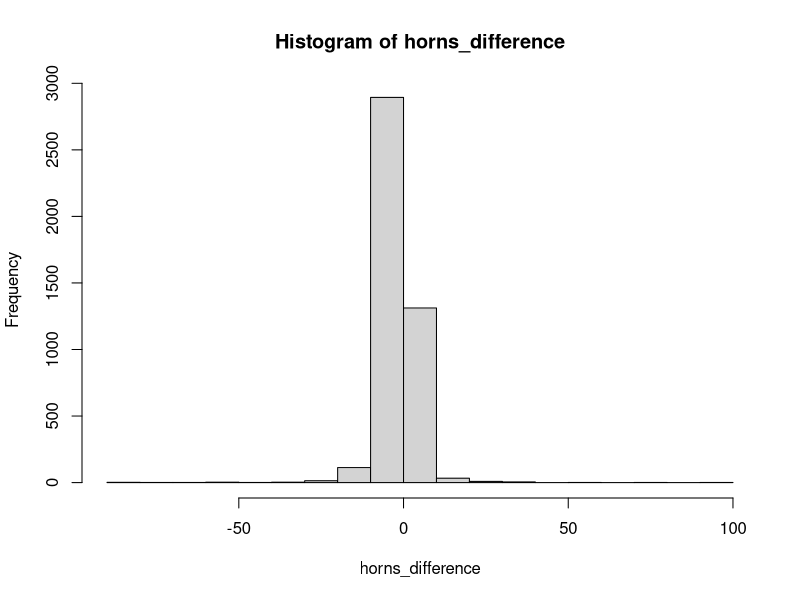
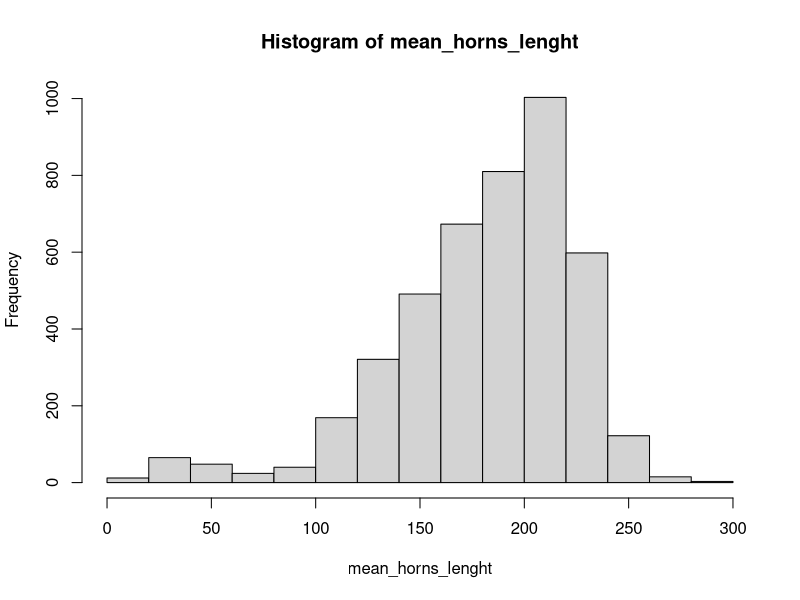
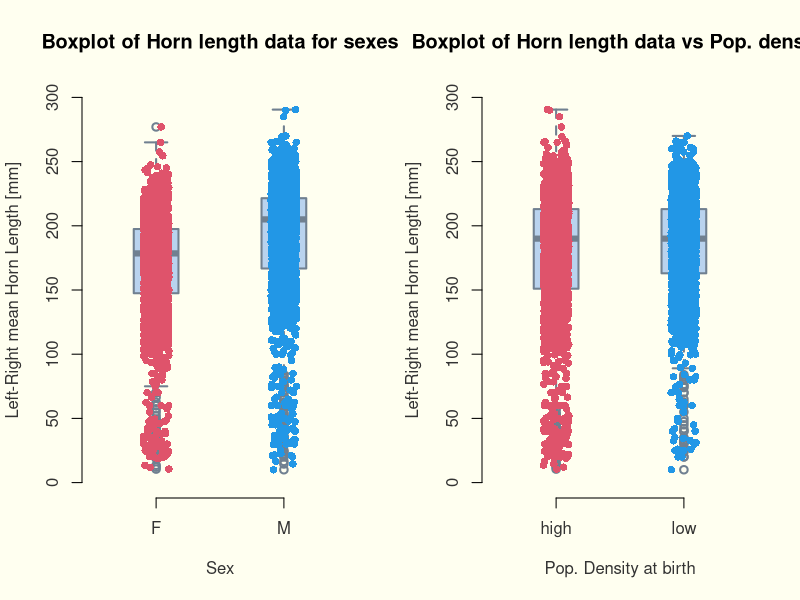
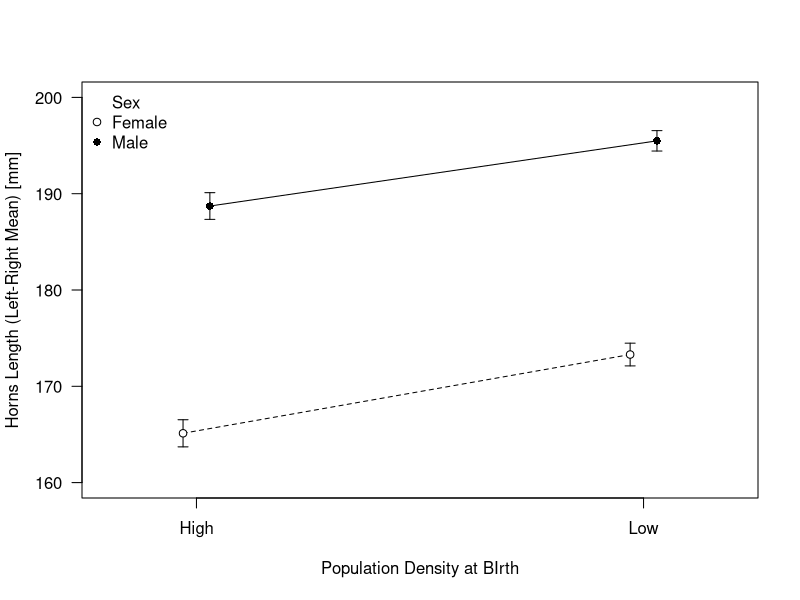
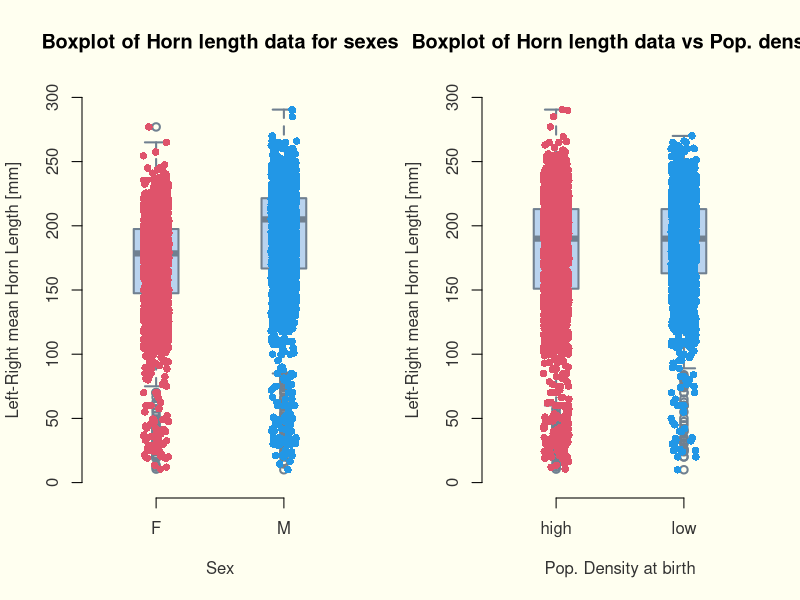
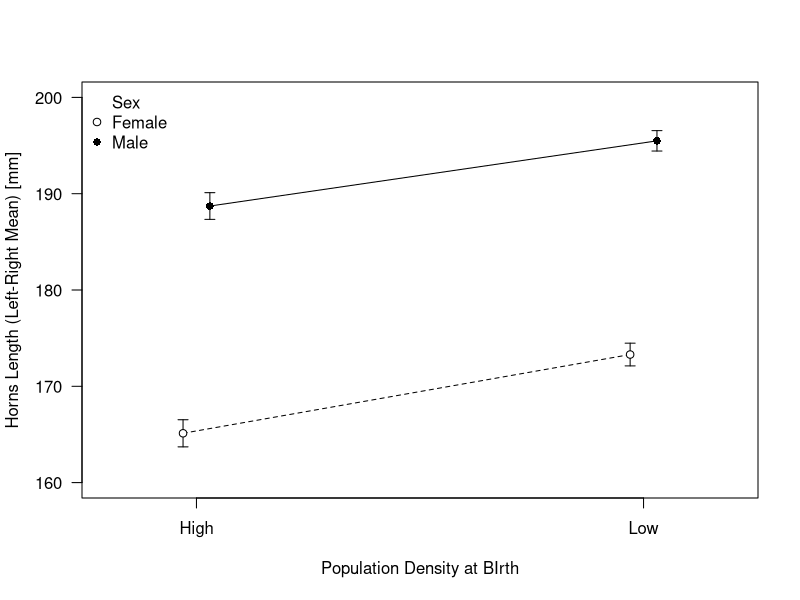

Generate these figures, in order, with R:
################################################################################
################################################################################
#
# DATASET INTRODUCTION AS USUAL
#
################################################################################
################################################################################

dat = read.table("exam2022_part2.txt", header=T) 
head(dat)
names(dat)
View(dat)
str(dat)
dat = na.omit(dat)

################################################################################
# VARIABLES ADJUSTING AND CHECKING
################################################################################

sex = as.factor(dat$sex)
density = as.factor(dat$density)
#plot(dat)
horns_difference = dat$hornL - dat$hornR
hist(horns_difference)
mean_horns_lenght = (dat$hornL + dat$hornR)/2
hist(mean_horns_lenght)

################################################################################
# TOWARDS 2-WAY ANOVA: LOOKING AT BOXPLOTS
################################################################################

oldpar = par(no.readonly = TRUE)


par(mfrow=c(1,2))
par(bg = "ivory")
boxplot(mean_horns_lenght~sex, xlab="Sex", ylim = c(0, 300),
        ylab="Left-Right mean Horn Length [mm]",boxwex=0.35, main = "Boxplot of Horn length data for sexes", lwd = 2, border= "slategrey", # colour of the box borders
        col = "slategray2", # colour of the inside of the boxes
        col.axis = 'grey20', # colour of the axis numbers 
        col.lab = 'grey20', # colour of the axis labels
        frame = F)
stripchart(mean_horns_lenght~sex,
           method = "jitter",  main = "method = 'jitter', jitter = 0.2",
           pch = 16, # specify the type of point to use
           cex = 1,
           col = c(2,4),
           vertical = TRUE, 
           add = TRUE)
# at = c(0.75,1.75)

boxplot(mean_horns_lenght~density, xlab="Pop. Density at birth", ylim = c(0, 300),
        ylab="Left-Right mean Horn Length [mm]",boxwex=0.35, main = "Boxplot of Horn length data vs Pop. density", lwd = 2, border= "slategrey", # colour of the box borders
        col = "slategray2", # colour of the inside of the boxes
        col.axis = 'grey20', # colour of the axis numbers 
        col.lab = 'grey20', # colour of the axis labels
        frame = F)
stripchart(mean_horns_lenght~density,
           method = "jitter",  main = "method = 'jitter', jitter = 0.2",
           pch = 16, # specify the type of point to use
           cex = 1,
           col = c(2,4),
           vertical = TRUE, 
           add = TRUE)
# at = c(0.75,1.75)

par(oldpar)

################################################################################
# STARTING THE FIRST 2-WAY ANOVA FOR HORNS LENGTH
################################################################################

means = tapply(mean_horns_lenght, list(sex, density), mean)
ses = tapply(mean_horns_lenght,
             list(sex, density),
             function(x) sd(x)/sqrt(sum(!is.na(x))))
means
ses

plot(c(0.97, 1.03), means[,1], ylim=c(160, 200), xlim=c(0.8, 2.2),
     xlab="Population Density at BIrth",
     ylab="Horns Length (Left-Right Mean) [mm]",
     xaxt="n", las=1, pch=c(21,16), col="white")
axis(1, 1:2, labels=c("High", "Low"))
arrows(c(0.97,1.03), means[,1]-ses[,1], c(0.97,1.03),
       means[,1]+ses[,1], length=0.05, angle=90, code=3)
arrows(c(1.97,2.03), means[,2]-ses[,2], c(1.97,2.03),
       means[,2]+ses[,2], length=0.05, angle=90, code=3)
segments(0.97, means[1,1], 1.97, means[1,2], lty=2)
segments(1.03, means[2,1], 2.03, means[2,2])
points(c(0.97, 1.03), means[,1], pch=c(21,16), bg="white")
points(c(1.97, 2.03), means[,2], pch=c(21, 16), bg="white")
legend("topleft", c("Sex", "Female", "Male"),
       bty="n", pch=c(NA,21,16))

m = lm(mean_horns_lenght~sex*density)
anova(m)
summary(m)
colMeans(means)
rowMeans(means)

m2 = lm(mean_horns_lenght~sex*density - sex:density)
anova(m2)
summary(m2)
colMeans(means)
rowMeans(means)

################################################################################
# SECOND 2-WAY ANOVA FOR BODY MASS
################################################################################

################################
# BOXPLOTS
################################

oldpar = par(no.readonly = TRUE)


par(mfrow=c(1,2))
par(bg = "ivory")
boxplot(mean_horns_lenght~sex, data = dat, xlab="Sex", ylim = c(0, 300),
        ylab="Left-Right mean Horn Length [mm]",boxwex=0.35, main = "Boxplot of Horn length data for sexes", lwd = 2, border= "slategrey", # colour of the box borders
        col = "slategray2", # colour of the inside of the boxes
        col.axis = 'grey20', # colour of the axis numbers 
        col.lab = 'grey20', # colour of the axis labels
        frame = F)
stripchart(mean_horns_lenght~sex,
           data = dat,
           method = "jitter",  main = "method = 'jitter', jitter = 0.2",
           pch = 16, # specify the type of point to use
           cex = 1,
           col = c(2,4),
           vertical = TRUE, 
           add = TRUE)
# at = c(0.75,1.75)

boxplot(mean_horns_lenght~density, data = dat, xlab="Pop. Density at birth", ylim = c(0, 300),
        ylab="Left-Right mean Horn Length [mm]",boxwex=0.35, main = "Boxplot of Horn length data vs Pop. density", lwd = 2, border= "slategrey", # colour of the box borders
        col = "slategray2", # colour of the inside of the boxes
        col.axis = 'grey20', # colour of the axis numbers 
        col.lab = 'grey20', # colour of the axis labels
        frame = F)
stripchart(mean_horns_lenght~density,
           data = dat,
           method = "jitter",  main = "method = 'jitter', jitter = 0.2",
           pch = 16, # specify the type of point to use
           cex = 1,
           col = c(2,4),
           vertical = TRUE, 
           add = TRUE)
# at = c(0.75,1.75)

par(oldpar)

################################
# 2-WAY ANOVA 
################################

means = tapply(mean_horns_lenght, list(sex, density), mean)
ses = tapply(mean_horns_lenght,
             list(sex, density),
             function(x) sd(x)/sqrt(sum(!is.na(x))))
means
ses

plot(c(0.97, 1.03), means[,1], ylim=c(160, 200), xlim=c(0.8, 2.2),
     xlab="Population Density at BIrth",
     ylab="Horns Length (Left-Right Mean) [mm]",
     xaxt="n", las=1, pch=c(21,16), col="white")
axis(1, 1:2, labels=c("High", "Low"))
arrows(c(0.97,1.03), means[,1]-ses[,1], c(0.97,1.03),
       means[,1]+ses[,1], length=0.05, angle=90, code=3)
arrows(c(1.97,2.03), means[,2]-ses[,2], c(1.97,2.03),
       means[,2]+ses[,2], length=0.05, angle=90, code=3)
segments(0.97, means[1,1], 1.97, means[1,2], lty=2)
segments(1.03, means[2,1], 2.03, means[2,2])
points(c(0.97, 1.03), means[,1], pch=c(21,16), bg="white")
points(c(1.97, 2.03), means[,2], pch=c(21, 16), bg="white")
legend("topleft", c("Sex", "Female", "Male"),
       bty="n", pch=c(NA,21,16))

m = lm(mean_horns_lenght~sex*density)
anova(m)
summary(m)
colMeans(means)
rowMeans(means)

m2 = lm(mean_horns_lenght~sex*density - sex:density)
anova(m2)
summary(m2)
colMeans(means)
rowMeans(means)
